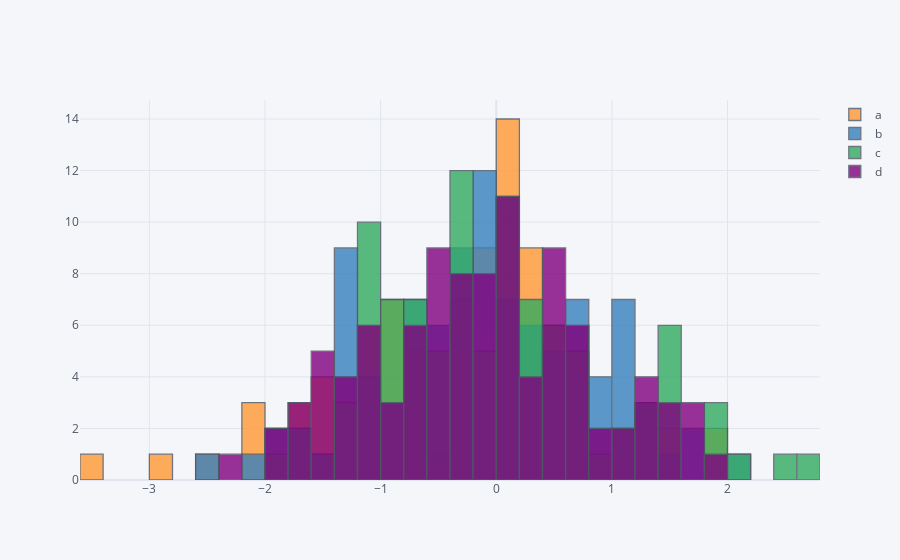

Notebook source saved alongside this figure:
### Code cell
dataframe.iplot(kind='hist', bins=30) #Hacer un histograma sobre todo el dataframe
